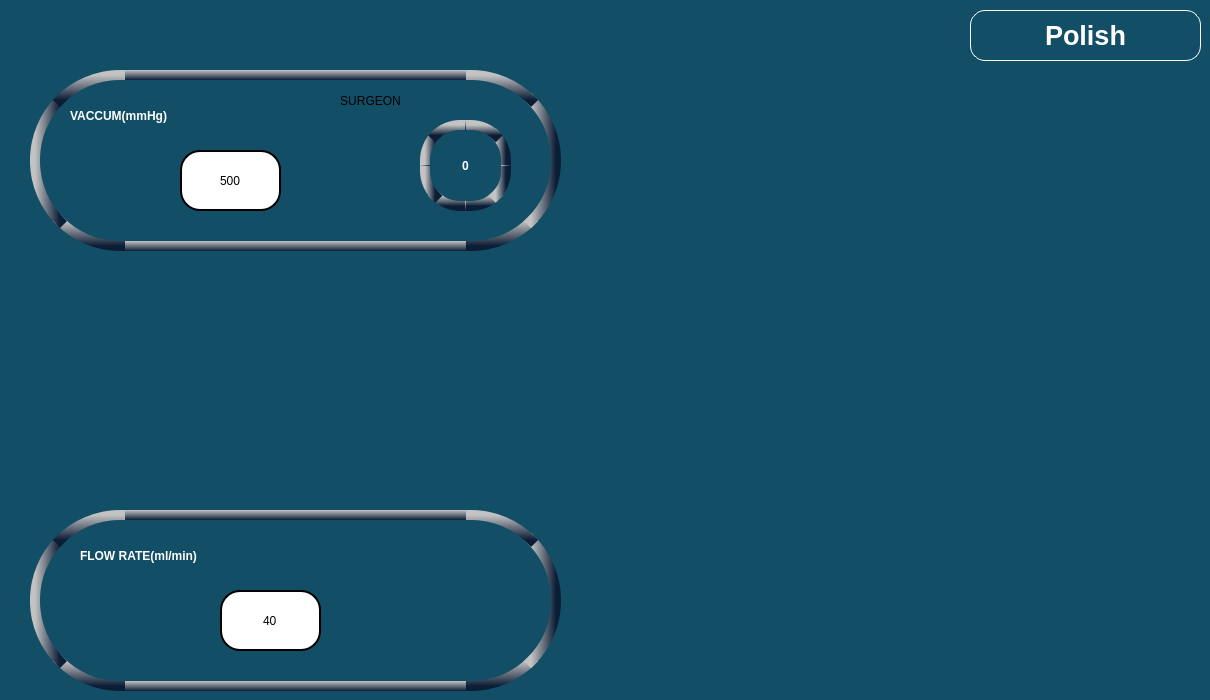
    <widget class="QWidget" name="tab_37">
     <property name="styleSheet">
      <string notr="true">
background-color: rgb(18, 78, 102);


</string>
     </property>
     <attribute name="title">
      <string>Page</string>
     </attribute>
     <widget class="QPushButton" name="ia1flowdown_but">
      <property name="geometry">
       <rect>
        <x>380</x>
        <y>590</y>
        <width>91</width>
        <height>61</height>
       </rect>
      </property>
      <property name="styleSheet">
       <string notr="true">QPushButton {
    image: url(:/images/darrow.png);
    background-color: transparent;
    border: none;
}

QPushButton:focus {
    outline: none;
    border: none;
}
</string>
      </property>
      <property name="text">
       <string/>
      </property>
     </widget>
     <widget class="QLineEdit" name="lineEdit_67">
      <property name="geometry">
       <rect>
        <x>220</x>
        <y>590</y>
        <width>101</width>
        <height>61</height>
       </rect>
      </property>
      <property name="styleSheet">
       <string notr="true">font:25pt &quot;Ubuntu&quot;;
background-color: rgb(255,255,255);
border-radius:20px;border:2px solid black;</string>
      </property>
      <property name="text">
       <string>40</string>
      </property>
      <property name="alignment">
       <set>Qt::AlignCenter</set>
      </property>
     </widget>
     <widget class="QPushButton" name="ia1flowup_but">
      <property name="geometry">
       <rect>
        <x>70</x>
        <y>590</y>
        <width>91</width>
        <height>61</height>
       </rect>
      </property>
      <property name="styleSheet">
       <string notr="true">QPushButton {
    image: url(:/images/uarrow.png);
    background-color: transparent;
    border: none;
}

QPushButton:focus {
    outline: none;
    border: none;
}
</string>
      </property>
      <property name="text">
       <string/>
      </property>
     </widget>
     <widget class="QLabel" name="label_107">
      <property name="geometry">
       <rect>
        <x>30</x>
        <y>70</y>
        <width>531</width>
        <height>181</height>
       </rect>
      </property>
      <property name="styleSheet">
       <string notr="true">border-radius:90px;


border:4px solid black;

border-left: 10px solid black;
border-right: 10px solid black;
border-top: 10px solid black;
border-bottom: 10px solid black;

border-left-color: qlineargradient(x1:0, y1:0, x2:1, y2:0, stop: 0 rgb(195,195,195), stop: 1 rgb(12, 29, 54));
border-right-color: qlineargradient(x1:0, y1:0, x2:1, y2:0, stop: 0 rgb(195,195,195), stop: 1 rgb(12, 29, 54));
border-top-color: qlineargradient(x1:0, y1:0, x2:0, y2:1, stop: 0 rgb(195,195,195), stop: 1 rgb(12, 29, 54));
border-bottom-color: qlineargradient(x1:0, y1:0, x2:0, y2:1, stop: 0 rgb(195,195,195), stop: 1 rgb(12, 29, 54));



</string>
      </property>
      <property name="text">
       <string/>
      </property>
     </widget>
     <widget class="QLabel" name="label_108">
      <property name="geometry">
       <rect>
        <x>30</x>
        <y>510</y>
        <width>531</width>
        <height>181</height>
       </rect>
      </property>
      <property name="styleSheet">
       <string notr="true">border-radius:90px;


border:4px solid black;

border-left: 10px solid black;
border-right: 10px solid black;
border-top: 10px solid black;
border-bottom: 10px solid black;

border-left-color: qlineargradient(x1:0, y1:0, x2:1, y2:0, stop: 0 rgb(195,195,195), stop: 1 rgb(12, 29, 54));
border-right-color: qlineargradient(x1:0, y1:0, x2:1, y2:0, stop: 0 rgb(195,195,195), stop: 1 rgb(12, 29, 54));
border-top-color: qlineargradient(x1:0, y1:0, x2:0, y2:1, stop: 0 rgb(195,195,195), stop: 1 rgb(12, 29, 54));
border-bottom-color: qlineargradient(x1:0, y1:0, x2:0, y2:1, stop: 0 rgb(195,195,195), stop: 1 rgb(12, 29, 54));



</string>
      </property>
      <property name="text">
       <string/>
      </property>
     </widget>
     <widget class="QPushButton" name="ia1vacdown_but">
      <property name="geometry">
       <rect>
        <x>300</x>
        <y>150</y>
        <width>91</width>
        <height>61</height>
       </rect>
      </property>
      <property name="styleSheet">
       <string notr="true">QPushButton {
    image: url(:/images/darrow.png);
    background-color: transparent;
    border: none;
}

QPushButton:focus {
    outline: none;
    border: none;
}
</string>
      </property>
      <property name="text">
       <string/>
      </property>
     </widget>
     <widget class="QPushButton" name="ia1vacup_but">
      <property name="geometry">
       <rect>
        <x>60</x>
        <y>150</y>
        <width>91</width>
        <height>61</height>
       </rect>
      </property>
      <property name="styleSheet">
       <string notr="true">QPushButton {
    image: url(:/images/uarrow.png);
    background-color: transparent;
    border: none;
}

QPushButton:focus {
    outline: none;
    border: none;
}
</string>
      </property>
      <property name="text">
       <string/>
      </property>
     </widget>
     <widget class="QLineEdit" name="lineEdit_68">
      <property name="geometry">
       <rect>
        <x>180</x>
        <y>150</y>
        <width>101</width>
        <height>61</height>
       </rect>
      </property>
      <property name="styleSheet">
       <string notr="true">font:25pt &quot;Ubuntu&quot;;
background-color: rgb(255,255,255);
border-radius:20px;border:2px solid black;</string>
      </property>
      <property name="text">
       <string>500</string>
      </property>
      <property name="alignment">
       <set>Qt::AlignCenter</set>
      </property>
     </widget>
     <widget class="QLabel" name="label_109">
      <property name="geometry">
       <rect>
        <x>420</x>
        <y>120</y>
        <width>91</width>
        <height>91</height>
       </rect>
      </property>
      <property name="styleSheet">
       <string notr="true">font:30pt &quot;Ubuntu&quot;;
color: rgb(255, 255, 255);

border:5px solid black;
border-radius:40px;font-weight: bold;



border-left: 10px solid black;
border-right: 10px solid black;
border-top: 10px solid black;
border-bottom: 10px solid black;

border-left-color: qlineargradient(x1:0, y1:0, x2:1, y2:0, stop: 0 rgb(195,195,195), stop: 1 rgb(12, 29, 54));
border-right-color: qlineargradient(x1:0, y1:0, x2:1, y2:0, stop: 0 rgb(195,195,195), stop: 1 rgb(12, 29, 54));
border-top-color: qlineargradient(x1:0, y1:0, x2:0, y2:1, stop: 0 rgb(195,195,195), stop: 1 rgb(12, 29, 54));
border-bottom-color: qlineargradient(x1:0, y1:0, x2:0, y2:1, stop: 0 rgb(195,195,195), stop: 1 rgb(12, 29, 54));



</string>
      </property>
      <property name="text">
       <string>0</string>
      </property>
      <property name="alignment">
       <set>Qt::AlignCenter</set>
      </property>
     </widget>
     <widget class="QPushButton" name="ia1mode">
      <property name="geometry">
       <rect>
        <x>290</x>
        <y>60</y>
        <width>161</width>
        <height>81</height>
       </rect>
      </property>
      <property name="styleSheet">
       <string notr="true">font:15pt &quot;Ubuntu&quot;;

image: url(:/images/panelbutton.png);
background-color:transparent;
border:none;</string>
      </property>
      <property name="text">
       <string>SURGEON</string>
      </property>
     </widget>
     <widget class="QLabel" name="label_110">
      <property name="geometry">
       <rect>
        <x>970</x>
        <y>10</y>
        <width>231</width>
        <height>51</height>
       </rect>
      </property>
      <property name="styleSheet">
       <string notr="true">color: rgb(255, 255, 255);
background-color:transparent;
border:1px solid white;
border-radius:15px;
font:20pt;
font:bold;
</string>
      </property>
      <property name="text">
       <string>Polish</string>
      </property>
      <property name="alignment">
       <set>Qt::AlignCenter</set>
      </property>
     </widget>
     <widget class="QLabel" name="lblia2vac">
      <property name="geometry">
       <rect>
        <x>70</x>
        <y>100</y>
        <width>241</width>
        <height>31</height>
       </rect>
      </property>
      <property name="styleSheet">
       <string notr="true">background-color:transparent;
color: rgb(255, 255, 255);
font: 20pt &quot;Ubuntu Condensed&quot;;
font:bold;
border:none;
</string>
      </property>
      <property name="text">
       <string>VACCUM(mmHg)</string>
      </property>
     </widget>
     <widget class="QLabel" name="lblia2flow">
      <property name="geometry">
       <rect>
        <x>80</x>
        <y>540</y>
        <width>401</width>
        <height>31</height>
       </rect>
      </property>
      <property name="styleSheet">
       <string notr="true">background-color:transparent;
color: rgb(255, 255, 255);
font: 20pt &quot;Ubuntu Condensed&quot;;
font:bold;
border:none;
</string>
      </property>
      <property name="text">
       <string>FLOW RATE(ml/min)</string>
      </property>
     </widget>
     <zorder>label_108</zorder>
     <zorder>lineEdit_67</zorder>
     <zorder>label_107</zorder>
     <zorder>lineEdit_68</zorder>
     <zorder>label_109</zorder>
     <zorder>ia1mode</zorder>
     <zorder>label_110</zorder>
     <zorder>ia1flowdown_but</zorder>
     <zorder>ia1flowup_but</zorder>
     <zorder>ia1vacdown_but</zorder>
     <zorder>ia1vacup_but</zorder>
     <zorder>lblia2vac</zorder>
     <zorder>lblia2flow</zorder>
    </widget>
